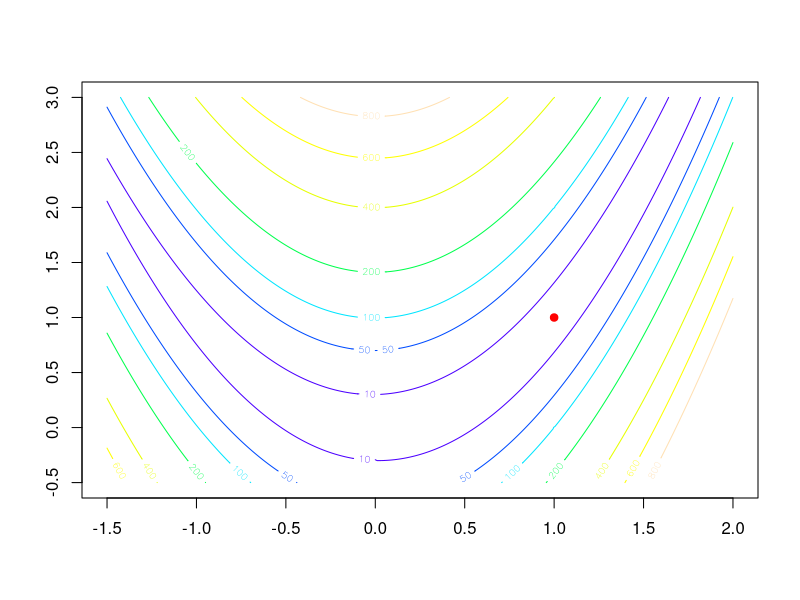
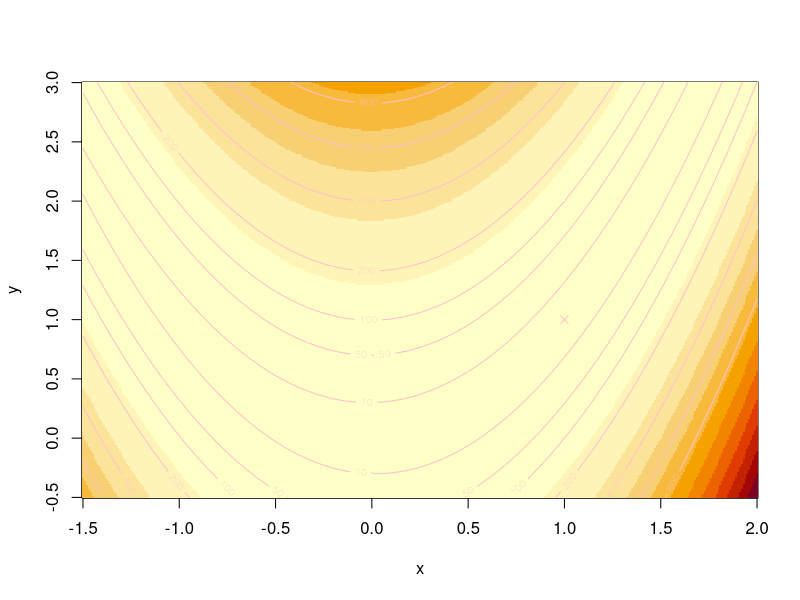

These charts were generated, in order, by the following R code: (Note: this script raises an error after producing the figures.)
g = function(x,y){return((1-x)^2 + 100*(y-x^2)^2 )}

x = seq(-1.5,2,.01)
y = seq(-0.5,3,.01)
z = outer(x, y, g)

levels=c(10,50, 100,200,400,600,800)
col   = topo.colors(length(levels))
contour(x,y, z,levels=levels,col=col)
points(1,1,pch=19, col="red")


image(x,y, z)
contour(x,y, z,levels=levels,col="pink",add=T)
points(1,1,col="pink",pch=4)



tabuSearch = function(x,y,n=100,f=function(x,y){return((1-x)^2 + 100*(y-x^2)^2 )},sd=0.1)
{
  x_   = c(x)
  y_   = c(y)
  tabu = pi
  for(i in 1:(n-1))
  {
    phi  = runif(1,0,2*pi)
    
    r    = abs(rnorm(1,0,sd))
    if(min(abs(phi - tabu),2*pi-abs(phi - tabu))<pi/2)
    {
      phi = (phi + pi)%%(2*pi)
    }
    #print(tabu)
    #print(phi)
    tabu = (phi + pi)%%(2*pi)
    mini = Inf
    index = -100
    for(i in -60:60)
    {    
      xSchritt = r*cos(phi+i/360*(2*pi))
      ySchritt = r*sin(phi+i/360*(2*pi))
      mini_ = f(x+xSchritt,y+ySchritt)
      if(mini_<mini)
      {
        mini  = mini_
        index = i
      }
    }
    if(f(x+r*cos(phi+index/360*(2*pi)),y+r*sin(phi+index/360*(2*pi))) < f(x,y))
    {
	    x = x+r*cos(phi+index/360*(2*pi))
	    y = y+r*sin(phi+index/360*(2*pi))
	    x_ = c(x,x_)
	    y_ = c(y,y_)
    }
    
    #print(index)
    #print("__")
  }
  return(list(rev(x_),rev(y_)))
}
ts = tabuSuche(0,0,100)

# Lecture
#pdf("TabuSuche.pdf",10.8/1.4,7.5/1.4)
#contour(x,y, z,levels=levels,col=col,main="Tabu Suche (100Iterationen, r, alpha) Gegenrichtung Tabu")
#points(1,1,pch=19, col="red")
#lines(ts[[1]],ts[[2]])
#points(ts[[1]],ts[[2]],pch=19)
#dev.off()


